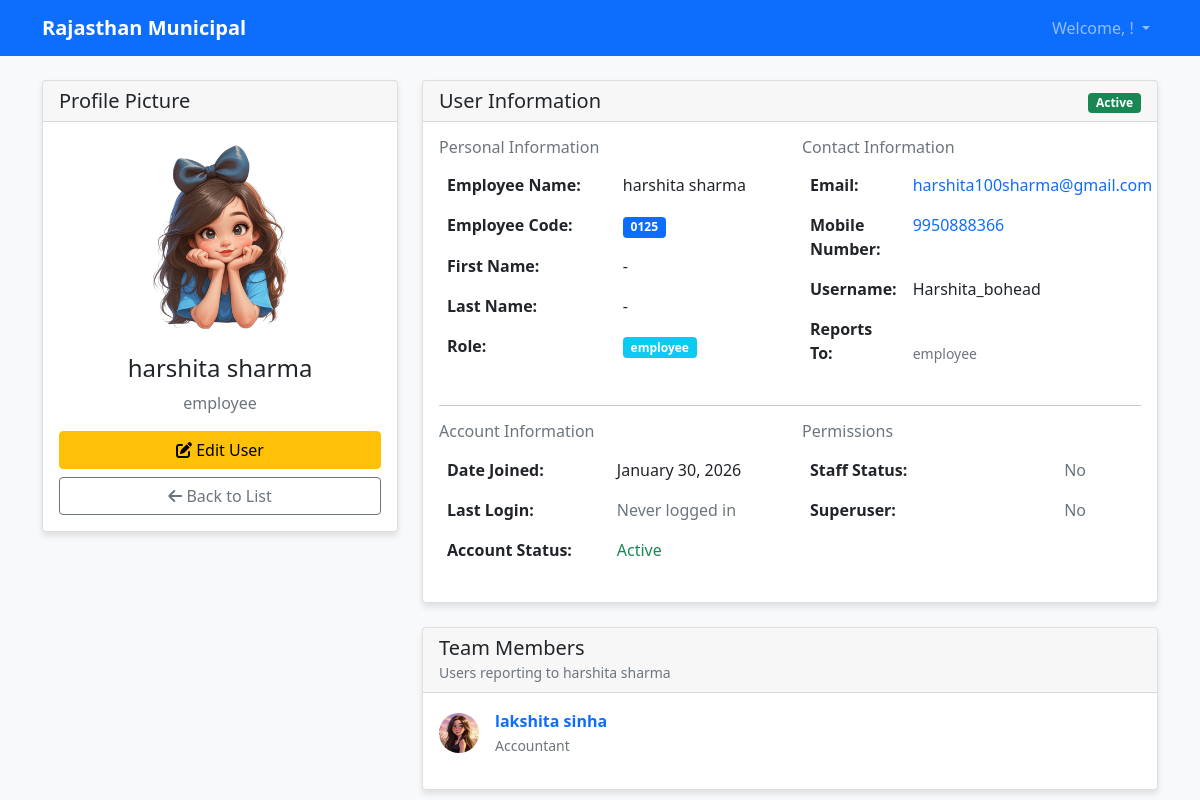
/users/2/ (signed in), run on the app's committed database.
### users/models.py (models this page shows, shortened)
class CustomUser(AbstractUser):
    emp_name = models.CharField(max_length=100, verbose_name="Employee Name")
    emp_code = models.CharField(max_length=20, unique=True, verbose_name="Employee Code")
    mobile_no = models.CharField(max_length=15, verbose_name="Mobile Number")
    report_to = models.ForeignKey(
        'self',
        on_delete=models.SET_NULL,
        null=True,
        blank=True,
        verbose_name="Reports To"
    )
    image = models.ImageField(upload_to='user_images/', blank=True, null=True, verbose_name="Profile Image")
    ROLE_CHOICES = [
        ('assistant_project_manager', 'Assistant Project Manager'),
        ('circle_manager', 'Circle Manager'),
        ('team_leader', 'Team Leader'),
        ('back_office_head', 'Back Office Head'),
        ('back_office', 'Back Office'),
        ('accountant', 'Accountant'),
        ('flying_officer_sspl', 'Flying Officer SSPL'),
        ('revenue_officer', 'Revenue Officer'),
        ('zone_commissioner', 'Zone Commissioner'),
        ('revenue_inspector', 'Revenue Inspector'),
        ('surveyor', 'Surveyor'),
        ('tax_collector', 'Tax Collector'),
        ('tele_caller', 'Tele Caller'),
        ('mis', 'MIS'),
        ('counter', 'Counter'),
        ('commissioner', 'Commissioner'),
        ('oswal', 'Oswal'),
        ('ulb_admin', 'ULB Admin'),
        ('qr_installer', 'QR Installer'),
        ('dc_revenue_first', 'DC Revenue First'),
        ('ro_revenue_first', 'RO Revenue First'),
        ('testt', 'TESTT'),
    ]
    role = models.CharField(
        max_length=30,
        choices=ROLE_CHOICES,
        default='back_office',
        verbose_name="Role"
    )
    first_name = models.CharField(max_length=30, blank=False)
    last_name = models.CharField(max_length=30, blank=False)
    email = models.EmailField(unique=True, blank=False)
    class Meta:
        verbose_name = "User"
        verbose_name_plural = "Users"

### users/views.py (the view)
# urls.py: path('users/<int:user_id>/', views.user_detail_view, name='user_detail'),
def user_detail_view(request, user_id):
    if not request.user.is_authenticated:
        return redirect('login')
    try:
        user = CustomUser.objects.get(id=user_id)
    except CustomUser.DoesNotExist:
        messages.error(request, 'User not found.')
        return redirect('user_list')
    allowed_roles = ['commissioner', 'zone_commissioner', 'ulb_admin', 'assistant_project_manager', 'circle_manager']
    if request.user.role not in allowed_roles and not request.user.is_staff and request.user != user:
        messages.error(request, 'You do not have permission to view this user.')
        return redirect('dashboard')
    context = {
        'user_detail': user,
    }
    return render(request, 'users/user_detail.html', context)

### users/templates/users/user_detail.html (shortened to what this page needs)
{% extends 'users/base.html' %}
{% block content %}
<div class="row">
    <div class="col-md-4">
        <div class="card">
            <div class="card-header">
                <h5 class="mb-0">Profile Picture</h5>
            </div>
            <div class="card-body text-center">
                {% if user_detail.image %}
                    <img src="{{ user_detail.image.url }}" alt="Profile Image"
                         class="img-fluid rounded-circle mb-3" style="width: 200px; height: 200px; object-fit: cover;">
                {% else %}
                    <div class="bg-secondary rounded-circle d-inline-flex align-items-center justify-content-center mb-3"
                         style="width: 200px; height: 200px; font-size: 4rem; color: white;">
                        {{ user_detail.emp_name|first|upper }}
                    </div>
                {% endif %}
                <h4>{{ user_detail.emp_name }}</h4>
                <p class="text-muted">{{ user_detail.get_role_display }}</p>
                <div class="d-grid gap-2">
                    <a href="{% url 'user_update' user_detail.id %}" class="btn btn-warning">
                        <i class="fas fa-edit"></i> Edit User
                    </a>
                    <a href="{% url 'user_list' %}" class="btn btn-outline-secondary">
                        <i class="fas fa-arrow-left"></i> Back to List
                    </a>
                </div>
            </div>
        </div>
    </div>
    <div class="col-md-8">
        <div class="card">
            <div class="card-header d-flex justify-content-between align-items-center">
                <h5 class="mb-0">User Information</h5>
                <div>
                    {% if user_detail.is_active %}
                        <span class="badge bg-success">Active</span>
                    {% else %}
                        <span class="badge bg-danger">Inactive</span>
                    {% endif %}
                </div>
            </div>
            <div class="card-body">
                <div class="row">
                    <div class="col-md-6">
                        <h6 class="text-muted">Personal Information</h6>
                        <table class="table table-borderless">
                            <tr>
                                <td><strong>Employee Name:</strong></td>
                                <td>{{ user_detail.emp_name }}</td>
                            </tr>
                            <tr>
                                <td><strong>Employee Code:</strong></td>
                                <td><span class="badge bg-primary">{{ user_detail.emp_code }}</span></td>
                            </tr>
                            <tr>
                                <td><strong>First Name:</strong></td>
                                <td>{{ user_detail.first_name|default:"-" }}</td>
                            </tr>
                            <tr>
                                <td><strong>Last Name:</strong></td>
                                <td>{{ user_detail.last_name|default:"-" }}</td>
                            </tr>
                            <tr>
                                <td><strong>Role:</strong></td>
                                <td><span class="badge bg-info">{{ user_detail.get_role_display }}</span></td>
                            </tr>
                        </table>
                    </div>
                    <div class="col-md-6">
                        <h6 class="text-muted">Contact Information</h6>
                        <table class="table table-borderless">
                            <tr>
                                <td><strong>Email:</strong></td>
                                <td>
                                    <a href="mailto:{{ user_detail.email }}" class="text-decoration-none">
                                        {{ user_detail.email }}
                                    </a>
                                </td>
                            </tr>
                            <tr>
                                <td><strong>Mobile Number:</strong></td>
                                <td>
                                    <a href="tel:{{ user_detail.mobile_no }}" class="text-decoration-none">
                                        {{ user_detail.mobile_no }}
                                    </a>
                                </td>
                            </tr>
                            <tr>
                                <td><strong>Username:</strong></td>
                                <td>{{ user_detail.username }}</td>
                            </tr>
                            <tr>
                                <td><strong>Reports To:</strong></td>
                                <td>
                                    {% if user_detail.report_to %}
                                        <br><small class="text-muted">{{ user_detail.report_to.get_role_display }}</small>
                                    {% else %}
                                        <span class="text-muted">No reporting manager</span>
                                    {% endif %}
                                </td>
                            </tr>
                        </table>
                    </div>
                </div>
                <hr>
                <div class="row">
                    <div class="col-md-6">
                        <h6 class="text-muted">Account Information</h6>
                        <table class="table table-borderless">
                            <tr>
                                <td><strong>Date Joined:</strong></td>
                                <td>{{ user_detail.date_joined|date:"F d, Y" }}</td>
                            </tr>
                            <tr>
                                <td><strong>Last Login:</strong></td>
                                <td>
                                    {% if user_detail.last_login %}
                                        {{ user_detail.last_login|date:"F d, Y H:i" }}
                                    {% else %}
                                        <span class="text-muted">Never logged in</span>
                                    {% endif %}
                                </td>
                            </tr>
                            <tr>
                                <td><strong>Account Status:</strong></td>
                                <td>
                                    {% if user_detail.is_active %}
                                        <span class="text-success">Active</span>
                                    {% else %}
                                        <span class="text-danger">Inactive</span>
                                    {% endif %}
                                </td>
                            </tr>
                        </table>
                    </div>
                    <div class="col-md-6">
                        <h6 class="text-muted">Permissions</h6>
                        <table class="table table-borderless">
                            <tr>
                                <td><strong>Staff Status:</strong></td>
                                <td>
                                    {% if user_detail.is_staff %}
                                        <span class="text-success">Yes</span>
                                    {% else %}
                                        <span class="text-muted">No</span>
                                    {% endif %}
                                </td>
                            </tr>
                            <tr>
                                <td><strong>Superuser:</strong></td>
                                <td>
                                    {% if user_detail.is_superuser %}
                                        <span class="text-danger">Yes</span>
                                    {% else %}
                                        <span class="text-muted">No</span>
                                    {% endif %}
                                </td>
            </tr>
                        </table>
                    </div>
                </div>
            </div>
        </div>
        {% if user_detail.customuser_set.all %}
        <div class="card mt-4">
            <div class="card-header">
                <h5 class="mb-0">Team Members</h5>
                <small class="text-muted">Users reporting to {{ user_detail.emp_name }}</small>
            </div>
            <div class="card-body">
                <div class="row">
                    {% for team_member in user_detail.customuser_set.all %}
                    <div class="col-md-6 mb-3">
                        <div class="d-flex align-items-center">
                            {% if team_member.image %}
                                <img src="{{ team_member.image.url }}" alt="Profile"
                                     class="rounded-circle me-3" style="width: 40px; height: 40px; object-fit: cover;">
                            {% else %}
                                <div class="bg-secondary rounded-circle me-3 d-flex align-items-center justify-content-center"
                                     style="width: 40px; height: 40px; font-size: 16px; color: white;">
                                    {{ team_member.emp_name|first|upper }}
                                </div>
                            {% endif %}
                            <div>
                                <div class="fw-bold">
                                    <a href="{% url 'user_detail' team_member.id %}" class="text-decoration-none">
                                        {{ team_member.emp_name }}
                                    </a>
                                </div>
                                <small class="text-muted">{{ team_member.get_role_display }}</small>
                            </div>
                        </div>
                    </div>
                    {% endfor %}
                </div>
            </div>
        </div>
        {% endif %}
    </div>
</div>
<link rel="stylesheet" href="https://cdnjs.cloudflare.com/ajax/libs/font-awesome/6.0.0/css/all.min.css">
{% endblock %}

### users/templates/users/base.html (style rules this page uses)
.card { box-shadow: 0 4px 6px rgba(0, 0, 0, 0.1); }

### data on the page
CustomUser: image (picture), emp_name "harshita sharma", role "employee", emp_code "0125", first_name "-", last_name "-", email "harshita100sharma@gmail.com", mobile_no "9950888366", username "Harshita_bohead", report_to.role "employee", date_joined "January 30, 2026"
CustomUser: image (picture), emp_name "lakshita sinha", role "Accountant"
